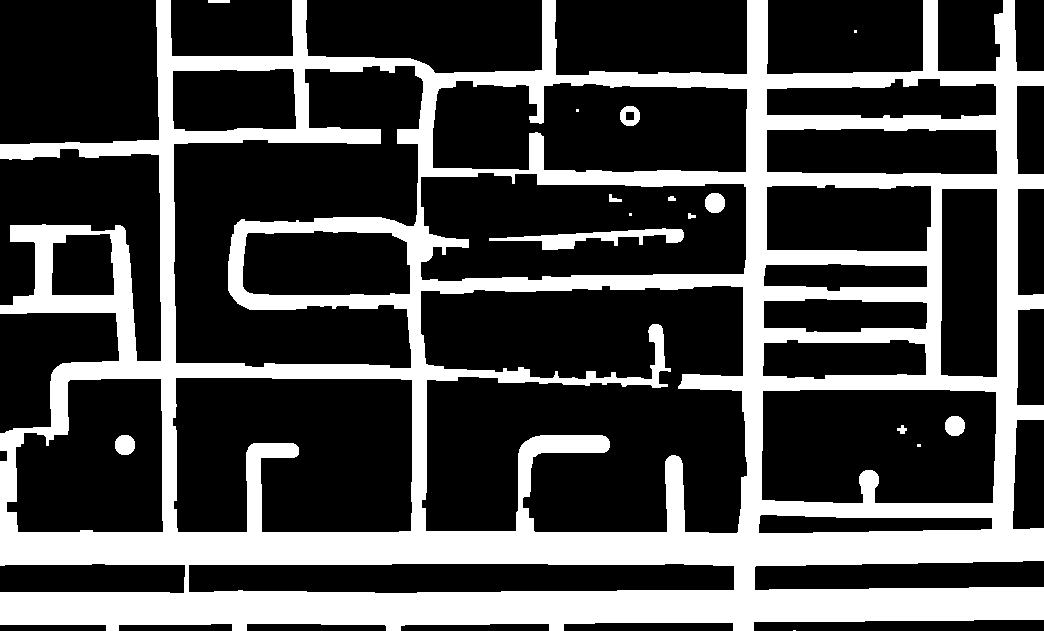
#> input picture output/mask_road_clean.png, 1044 x 631 px
$ python test_mask.py
#> lines starting #> are read from the running program, lines starting #| are printed output that depends on the picture; after the words box and inside, x2 and y2 are one past the last pixel; in counts of white or black regions, pixels touching at a corner belong together
import cv2
import numpy as np

# --- Đọc ảnh ---
image_path = "output/mask_road_clean.png"
img = cv2.imread(image_path, cv2.IMREAD_GRAYSCALE)
#> img: shape (631, 1044); 29.3% white; 16 white regions (5 under 20 px), largest, box (x1, y1, x2, y2) and area: (0, 0, 1044, 631) 190104, (489, 228, 684, 250) 1638, (705, 193, 725, 213) 332

# --- Nhị phân hóa (nếu ảnh chưa chuẩn 0-255) ---
_, binary = cv2.threshold(img, 127, 255, cv2.THRESH_BINARY)

# --- Morphological Closing để nối đường ---
kernel = cv2.getStructuringElement(cv2.MORPH_RECT, (5, 5))  # kernel lớn hơn sẽ nối mạnh hơn
closed = cv2.morphologyEx(binary, cv2.MORPH_CLOSE, kernel, iterations=2)
#> closed: shape (631, 1044); 29.4% white; 15 white regions (4 under 20 px), largest, box (x1, y1, x2, y2) and area: (0, 0, 1044, 631) 190395, (489, 228, 684, 250) 1638, (705, 193, 725, 213) 334

# --- Morphological Opening để loại nhiễu nhỏ ---
opened = cv2.morphologyEx(closed, cv2.MORPH_OPEN, kernel, iterations=1)
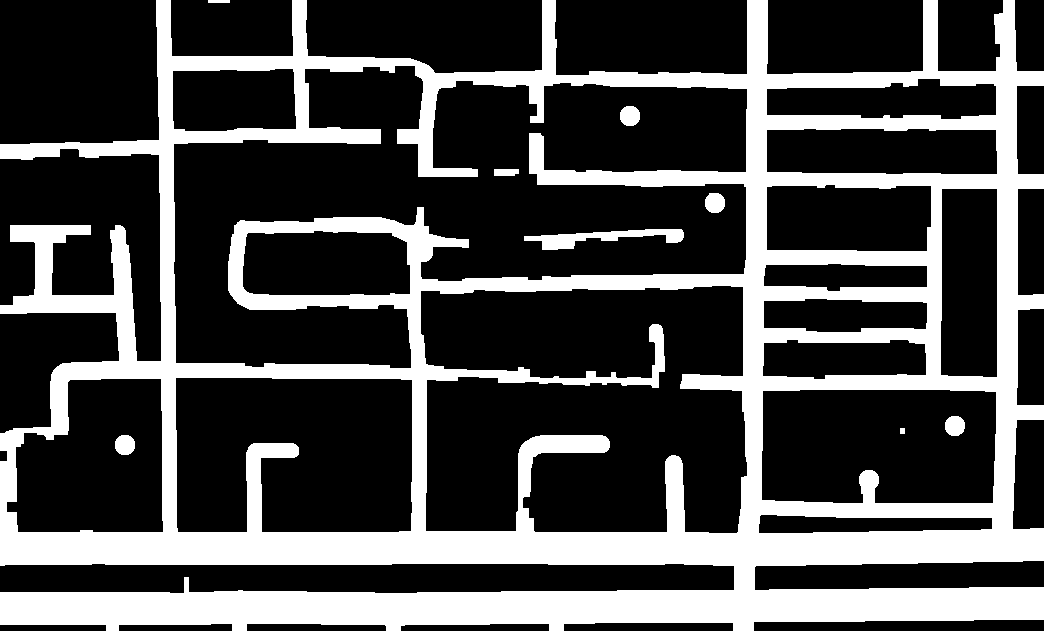
#> opened: shape (631, 1044); 29.2% white; 9 white regions, largest, box (x1, y1, x2, y2) and area: (0, 0, 1044, 631) 189632, (524, 229, 684, 250) 1460, (705, 193, 725, 213) 334

# --- Làm dày đường để tránh bị lẹm ---
dilated = cv2.dilate(opened, kernel, iterations=1)
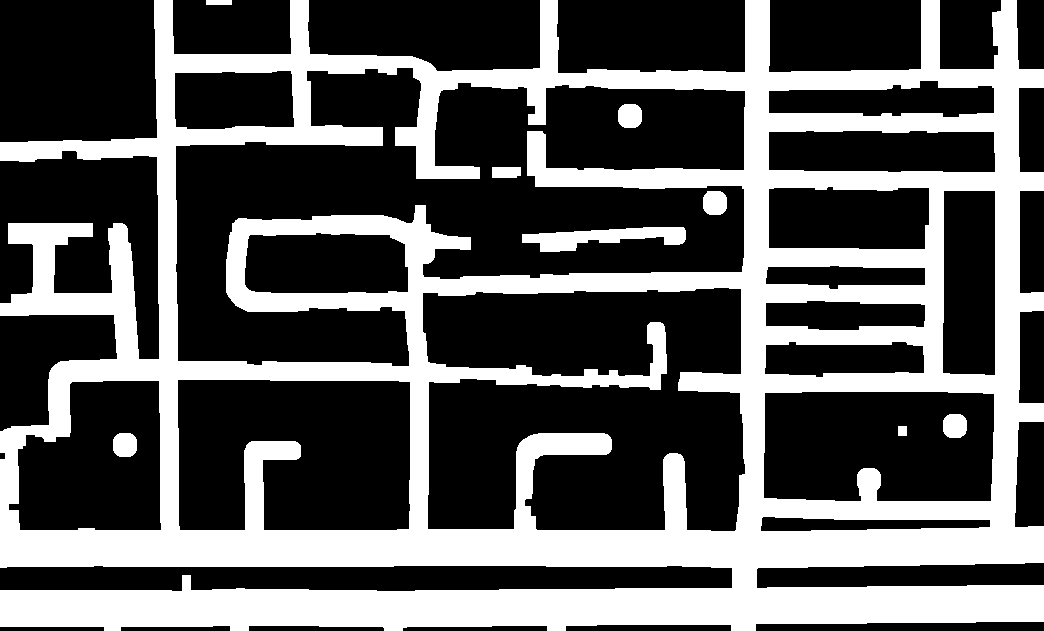
#> dilated: shape (631, 1044); 35.6% white; 9 white regions, largest, box (x1, y1, x2, y2) and area: (0, 0, 1044, 631) 229782, (522, 227, 686, 252) 2244, (703, 191, 727, 215) 510

# --- Hiển thị ---
cv2.imshow("Original", binary)
cv2.imshow("Restored", dilated)
cv2.waitKey(0)
cv2.destroyAllWindows()

# --- Lưu kết quả ---
# cv2.imwrite("restored.png", dilated)
